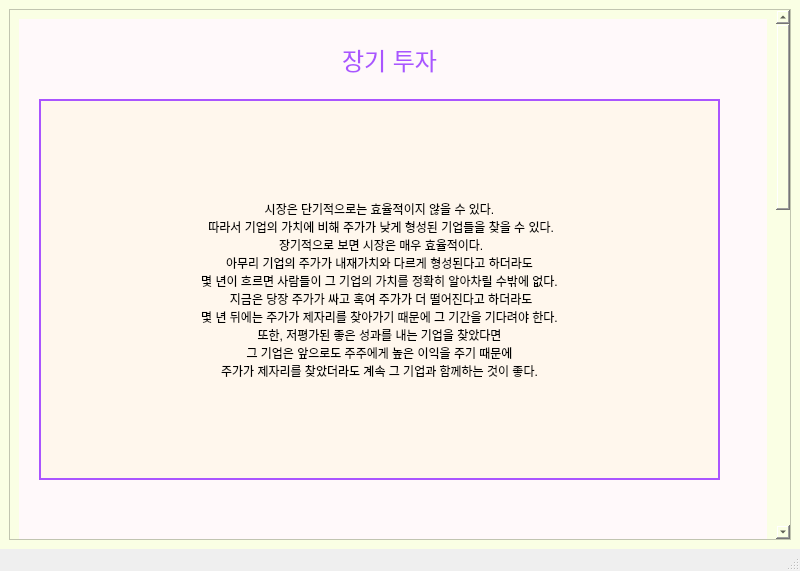
<?xml version="1.0" encoding="UTF-8"?>
<ui version="4.0">
 <class>MainWindow</class>
 <widget class="QMainWindow" name="MainWindow">
  <property name="geometry">
   <rect>
    <x>0</x>
    <y>0</y>
    <width>800</width>
    <height>571</height>
   </rect>
  </property>
  <property name="windowTitle">
   <string>MainWindow</string>
  </property>
  <widget class="QWidget" name="centralwidget">
   <property name="styleSheet">
    <string notr="true">background-color: rgb(250, 255, 228);</string>
   </property>
   <layout class="QVBoxLayout" name="verticalLayout">
    <item>
     <widget class="QScrollArea" name="scrollArea">
      <property name="styleSheet">
       <string notr="true">/*VERTICAL SCROLLBAR*/
QScrollBar:vertical {
	border:none;
	background-color: rgb(189, 189, 189);
	width: 14px;
	margin: 15px 0 15px 0;
	border-radius: 0px;
}
/* HANDLE BAR VERTICAL */
QScrollBar::handle:vertical {
	
	background-color: rgb(124, 124, 124);
	min-height: 30px;
	border-radius: 7px;
}
QScrollBar::handle:vertical:hover {
	background-color: rgb(187, 194, 216);
}
QScrollBar::handle:vertical:pressed {
	
	background-color: rgb(165, 162, 186);
}
/*BTN TOP -SCROLLBAR*/
QScrollBar::sub-line:vertical {
	border:none;
	
	background-color: rgb(106, 106, 106);
	height: 15px;
	border-top-left-radius: 7px;
	border-top-right-radius: 7px;
	subcontrol-position: top;
	subcontrol-origin: margin;
}
QScrollBar::sub-line:vertical:hover {
	background-color: rgb(124, 124, 124);
}
QScrollBar::sub-line:vertical:pressed {
	background-color: rgb(165, 162, 186);
}

</string>
      </property>
      <property name="widgetResizable">
       <bool>true</bool>
      </property>
      <widget class="QWidget" name="scrollAreaWidgetContents">
       <property name="geometry">
        <rect>
         <x>0</x>
         <y>0</y>
         <width>755</width>
         <height>1422</height>
        </rect>
       </property>
       <property name="styleSheet">
        <string notr="true"/>
       </property>
       <layout class="QVBoxLayout" name="verticalLayout_2">
        <item>
         <widget class="QWidget" name="widget" native="true">
          <property name="minimumSize">
           <size>
            <width>0</width>
            <height>1400</height>
           </size>
          </property>
          <property name="styleSheet">
           <string notr="true">background-color: rgb(255, 249, 250);</string>
          </property>
          <widget class="QLabel" name="label">
           <property name="geometry">
            <rect>
             <x>240</x>
             <y>10</y>
             <width>261</width>
             <height>61</height>
            </rect>
           </property>
           <property name="text">
            <string>&lt;html&gt;&lt;head/&gt;&lt;body&gt;&lt;p align=&quot;center&quot;&gt;&lt;span style=&quot; font-size:18pt; color:#aa55ff;&quot;&gt;장기 투자&lt;/span&gt;&lt;/p&gt;&lt;/body&gt;&lt;/html&gt;</string>
           </property>
          </widget>
          <widget class="QPushButton" name="pushButton">
           <property name="geometry">
            <rect>
             <x>20</x>
             <y>80</y>
             <width>681</width>
             <height>381</height>
            </rect>
           </property>
           <property name="styleSheet">
            <string notr="true">QPushButton{
	background-color: rgb(255, 247, 237);
	gridline-color: rgb(170, 85, 255);
	border-radius: 25Px;
	border: 2px solid rgb(170, 85, 255);
}
</string>
           </property>
           <property name="text">
            <string>시장은 단기적으로는 효율적이지 않을 수 있다.
 따라서 기업의 가치에 비해 주가가 낮게 형성된 기업들을 찾을 수 있다.
 장기적으로 보면 시장은 매우 효율적이다. 
아무리 기업의 주가가 내재가치와 다르게 형성된다고 하더라도 
몇 년이 흐르면 사람들이 그 기업의 가치를 정확히 알아차릴 수밖에 없다.
 지금은 당장 주가가 싸고 혹여 주가가 더 떨어진다고 하더라도 
몇 년 뒤에는 주가가 제자리를 찾아가기 때문에 그 기간을 기다려야 한다. 
또한, 저평가된 좋은 성과를 내는 기업을 찾았다면 
그 기업은 앞으로도 주주에게 높은 이익을 주기 때문에 
주가가 제자리를 찾았더라도 계속 그 기업과 함께하는 것이 좋다.</string>
           </property>
          </widget>
         </widget>
        </item>
       </layout>
      </widget>
     </widget>
    </item>
   </layout>
  </widget>
  <widget class="QMenuBar" name="menubar">
   <property name="geometry">
    <rect>
     <x>0</x>
     <y>0</y>
     <width>800</width>
     <height>26</height>
    </rect>
   </property>
  </widget>
  <widget class="QStatusBar" name="statusbar"/>
 </widget>
 <resources/>
 <connections/>
</ui>
